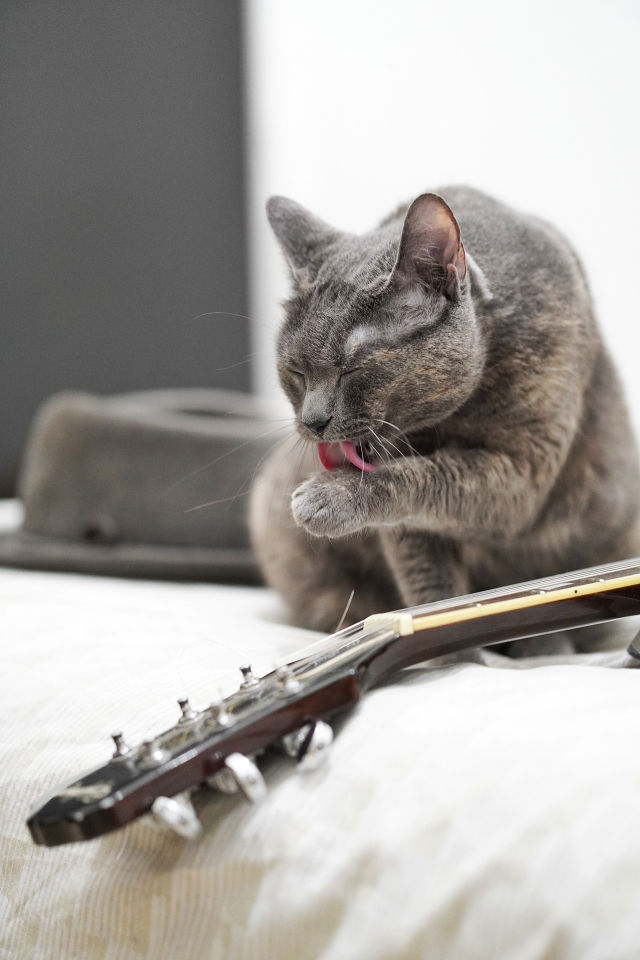
#> input picture ImageProcessing/data/cat2.jpg, 1280 x 1920 px (shown at 1/2 size)
$ jupyter execute ImageProcessing.ipynb   (shell and % lines are left out)
#> lines starting #> are read from the running program, lines starting #| are printed output that depends on the picture
[cell 1]
import numpy as np
import os
import cv2
import matplotlib.pyplot as plt
print('PAKAGES LOADED.')

### Load and Plot

[cell 2]
def print_typeshape(img):
    print(f"type: {type(img)}")
    print(f"shape: {img.shape}")

[cell 3]
cat = cv2.imread('./data/cat2.jpg')
#> cat is the input picture: shape (1920, 1280, 3); mean B, G, R 157.1, 161.2, 165
cat = cv2.cvtColor(cat, cv2.COLOR_BGR2RGB)
cat = np.asarray(cat)
print_typeshape(cat)
#| type: <class 'numpy.ndarray'>
#| shape: (1920, 1280, 3)

[cell 4]
plt.figure(figsize=(5, 4))
plt.imshow(cat)
plt.title("ORIGINAL CAT")
plt.draw()

[cell 5]
cat2 = cv2.imread('./data/cat2.jpg')
cat2 = cv2.cvtColor(cat2, cv2.COLOR_BGR2RGB)
cat2 = np.asarray(cat2, np.float64)

print_typeshape(cat2)
#| type: <class 'numpy.ndarray'>
#| shape: (1920, 1280, 3)

[cell 6]
plt.figure(figsize=(5, 4))
plt.imshow(cat2)
plt.title("Original Image with float")
plt.draw()

### 왜 이상할까?
* plt.imshow에서는 데이터 타입이 float32, float64 등의 부동 소수점 타입인 경우 [0, 1]로 정규화되어 있어야 한다.
* 부동 소수점 타입은 플로팅 함수가 특정 범위의 값을 가정하기 어려울 수 있기 때문이다.

[cell 7]
cat3 = cv2.imread('./data/cat2.jpg')
cat3 = cv2.cvtColor(cat3, cv2.COLOR_BGR2RGB)
cat3 = np.asarray(cat3, np.float64)/255.
print_typeshape(cat3)
#| type: <class 'numpy.ndarray'>
#| shape: (1920, 1280, 3)

[cell 8]
plt.figure(figsize=(5, 4))
plt.imshow(cat3)
plt.title("Original Image with float/255.")
plt.draw()

### Resize

[cell 9]
cat = cv2.imread('./data/cat2.jpg')
cat = cv2.cvtColor(cat, cv2.COLOR_BGR2RGB)
catsmall = cv2.resize(cat, (100, 200))
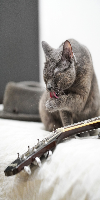
#> catsmall: shape (200, 100, 3); mean R, G, B 164.9, 161.1, 157

[cell 10]
plt.figure(1)
plt.imshow(catsmall)
plt.title("Resized Image")
plt.draw()

### GrayScale

[cell 11]
def rgb2gray(rgb):
    if len(rgb.shape) == 3:
        return np.dot(rgb[..., :3], [0.299, 0.587, 0.114])
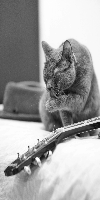
#> returned value: shape (200, 100) float64; min 9.77, max 255, mean 161.8
    else:
        print("Current Image is GRAY!")
        return rgb

[cell 12]
catsmallgray = rgb2gray(catsmall)
print_typeshape(catsmallgray)
#| type: <class 'numpy.ndarray'>
#| shape: (200, 100)

[cell 13]
plt.imshow(catsmallgray, cmap=plt.get_cmap("gray"))
plt.title("[imshow] Gray Image")
plt.colorbar()
plt.draw()
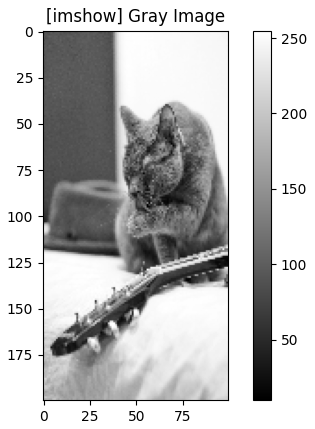
#> figure drawn by matplotlib, 2 panels

### Reshape

[cell 14]
catrowvec = np.reshape(catsmallgray, (1, -1))
print_typeshape(catrowvec)
#| type: <class 'numpy.ndarray'>
#| shape: (1, 20000)

catmatrix = np.reshape(catrowvec, (100, -1))
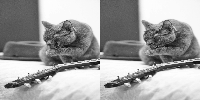
#> catmatrix: shape (100, 200) float64; min 9.77, max 255, mean 161.8
print_typeshape(catmatrix)
#| type: <class 'numpy.ndarray'>
#| shape: (100, 200)

[cell 15]
plt.imshow(catmatrix, cmap=plt.get_cmap("gray"))
plt.title("Reshaped Matrix")
plt.colorbar()
plt.draw()
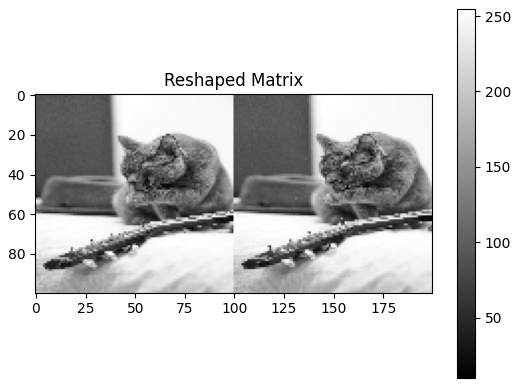
#> figure drawn by matplotlib, 2 panels

### Load from Folder

[cell 16]
cwd = os.getcwd()
path = cwd + "/img/"
filelist = os.listdir(path)
print(filelist)

for i, f in enumerate(filelist):
    print(f"[{i}] {f}")

[cell 17]
valid_exts = [".jpg", ".gif", ".png", ".tga", ".jpeg"]
imgs = []
names = []
for f in filelist:
    ext = os.path.splitext(f)[1]
    if ext.lower() not in valid_exts:
        continue

    fullpath = os.path.join(path, f)

    img = cv2.imread(fullpath)
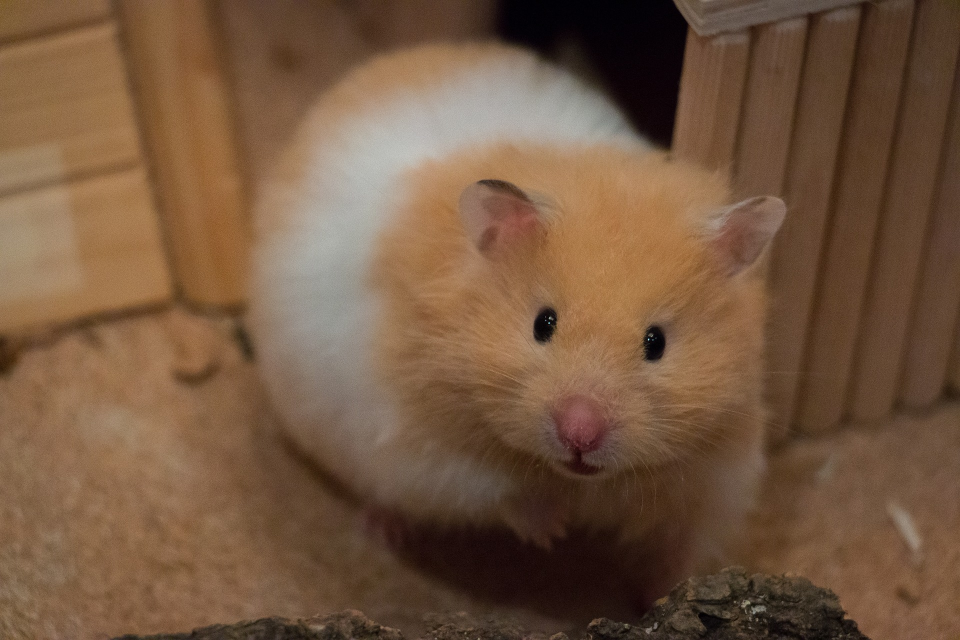
#> input picture ImageProcessing/img/cute-3162209_1920.jpg, 1920 x 1280 px (shown at 1/2 size)
#> img is the input picture: shape (1280, 1920, 3); mean B, G, R 64.1, 87.4, 116.3
    img = cv2.cvtColor(img, cv2.COLOR_BGR2RGB)
    img = np.asarray(img)

    imgs.append(img)
    names.append(os.path.splitext(f)[0])

[cell 18]
for img, name in zip(imgs, names):
    plt.imshow(img)
    plt.title(name)
    plt.show()
#> this loop made 3 passes
#> name on passes 1 to 3: 'cute-3162209_1920', 'guinea-pig-2513177_1920', 'hamster-1772742_1920'
